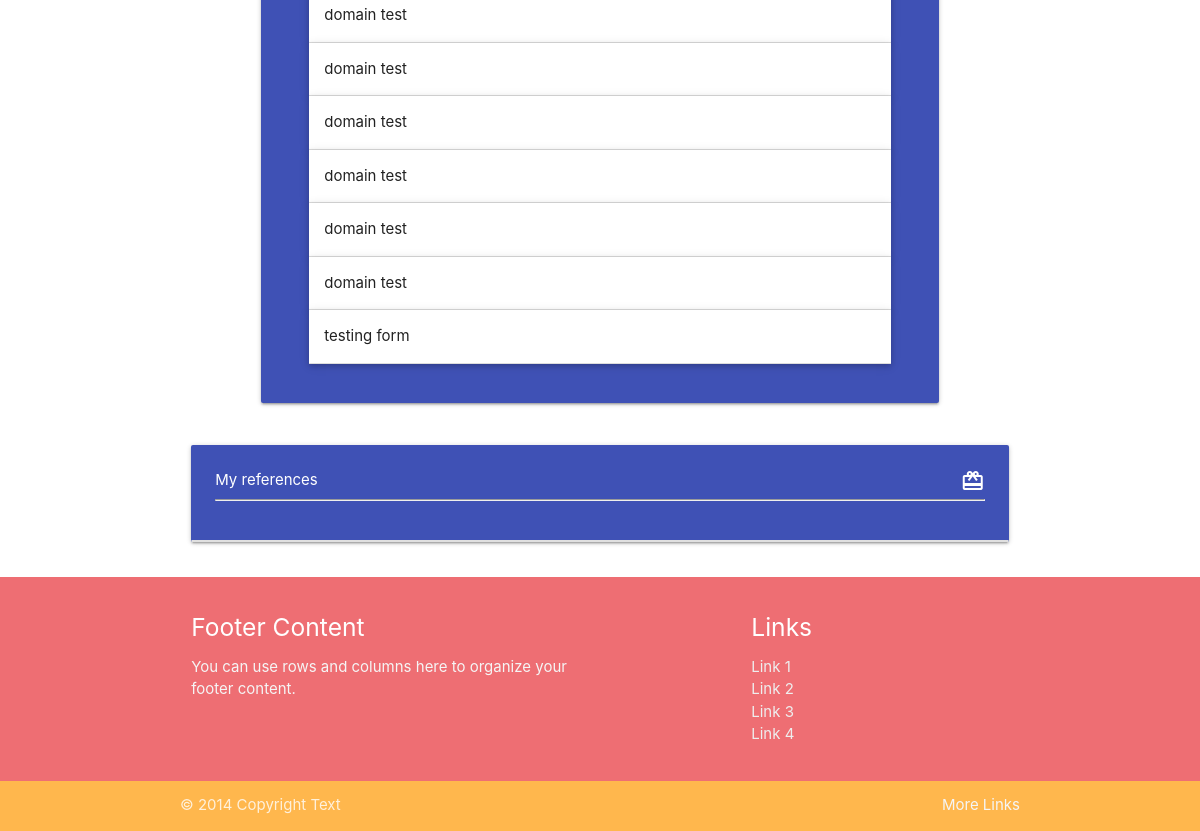
Before: /profile/2/ (lower part) with the older database file.
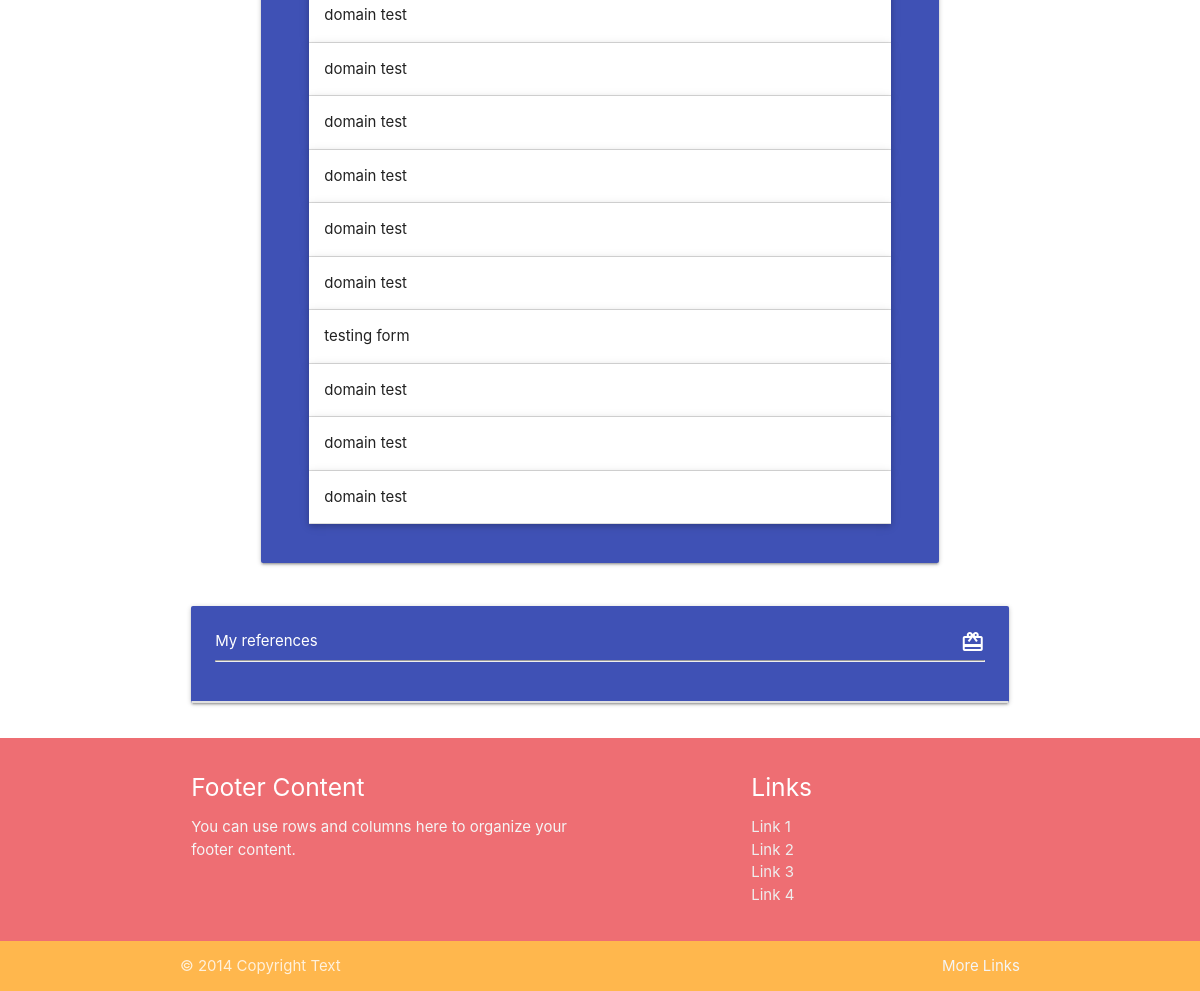
After: the same page with the newer database file.
### userprofile/models.py (models this page shows, shortened)
class RefRequest(models.Model):
    profile = models.ForeignKey(Profile, verbose_name=_("profile"), on_delete=models.CASCADE)
    company_name = models.CharField(_("company name"), max_length=100, null=True, blank=True)
    company_slug = models.SlugField(_("company_slug"), null=True, blank=True, unique=False, max_length=150)
    date_from = models.DateField( verbose_name=_("date from"))
    date_to = models.DateField(verbose_name=_("date to"))
    to_email = models.EmailField(_("to email"), max_length=254, null=True, blank=True)
    UNINITIATED = "UNIN"
    PENDING = "PEND"
    COMPLETE = "COMP"
    STATUS_CHOICES = [
        (UNINITIATED, "Uninitiated"),
        (PENDING, "Pending"),
        (COMPLETE, "Complete"),
    ]
    status = models.CharField(_("status"), max_length=4, choices=STATUS_CHOICES, default=UNINITIATED,)
    time_sent = models.DateTimeField(_("time_sent"), auto_now_add=True, null=True)
    class Meta:
        verbose_name = "Reference request"
        verbose_name_plural = "Reference requests"

### userprofile/views.py (the view)
# urls.py: path("profile/<int:pk>/", ProfileView.as_view(), name ="profile"),
class ProfileView(ListView):
    model = RefRequest
    def get(self, request, *args, **kwargs):
        profile = Profile.objects.get(id=kwargs["pk"])
        requests = profile.refrequest_set.all()
        return render(
            self.request,
            "userprofile/profile.html",
            {
                "profile": profile,
                "requests": requests,
            })

### userprofile/models.py (called while the page is built)
    def __str__(self):
        return f"{self.first_name} {self.last_name}"

### userprofile/templates/userprofile/profile.html (shortened to what this page needs)
{% extends "base.html" %}
{% block content %}
    <div class="container">
        {% include "./components/profile_pending_requests.html" %}
        <div class="row">
            <div class="col s12">
                <div class="card indigo">
                    <div class="card-content">
                        <span class="white-text">My references <i class="material-icons right">redeem</i></span>
                        <hr/>
                    </div>
                    <div class=" collection">
                    </div>
                </div>
            </div>
        </div>
    </div>
{% endblock content %}

### userprofile/templates/base.html (shortened to what this page needs)
{% load static %}
<!DOCTYPE html>
<html lang="en">
    <head>
        <link type="text/css"
              rel="stylesheet"
              href="{% static 'materialize/css/materialize.min.css' %}"
              media="screen,projection"/>
        <link rel="stylesheet" href="{% static 'base/css/style.css' %}"/>
    </head>
    <body>
       <main>
        {% block content %}
        {% endblock content %}
       </main>
        <footer class="page-footer pytagora-orange" >
            <div class="container">
                <div class="row">
                    <div class="col l6 s12">
                        <h5 class="white-text">Footer Content</h5>
                        <p class="grey-text text-lighten-4">You can use rows and columns here to organize your footer content.</p>
                    </div>
                    <div class="col l4 offset-l2 s12">
                        <h5 class="white-text">Links</h5>
                        <ul>
                            <li>
                                <a class="grey-text text-lighten-3" href="#!">Link 1</a>
                            </li>
                            <li>
                                <a class="grey-text text-lighten-3" href="#!">Link 2</a>
                            </li>
                            <li>
                                <a class="grey-text text-lighten-3" href="#!">Link 3</a>
                            </li>
                            <li>
                                <a class="grey-text text-lighten-3" href="#!">Link 4</a>
                            </li>
                        </ul>
                    </div>
                </div>
            </div>
            <div class="footer-copyright orange lighten-2">
                <div class="container">
                    © 2014 Copyright Text
                    <a class="grey-text text-lighten-4 right" href="#!">More Links</a>
                </div>
            </div>
        </footer>
    </body>
</html>

### userprofile/templates/userprofile/components/profile_pending_requests.html (shortened to what this page needs)
<div class="row">
    <div class="col s12 l10 offset-l1">
        <div class="card-panel indigo">
            <ul class="collapsible popout">
            {% for request in requests %}
                {% if request.status == "PEND" %}
                <li>
                    <div class="collapsible-header"> <span class="truncate">{{ request.company_name }}</span></div>
                  </li>
                  {% endif %}
            {% endfor %}
             </ul>
        </div>
    </div>
</div>

### staticfiles/base/css/style.css (style rules this page uses)
body { display: flex; min-height: 100vh; flex-direction: column; }
main { flex: 1 0 auto; }
.collection { overflow: visible; }

Changed rows visible on the page:
added RefRequest: company_name "domain test"
added RefRequest: company_name "domain test"
added RefRequest: company_name "domain test"
